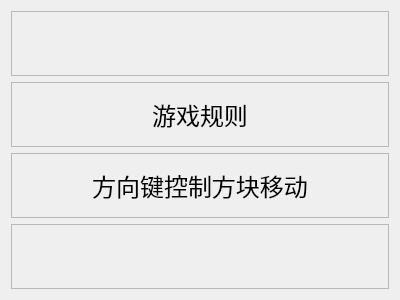
<?xml version="1.0" encoding="UTF-8"?>
<ui version="4.0">
 <class>GameStart</class>
 <widget class="QDialog" name="GameStart">
  <property name="geometry">
   <rect>
    <x>0</x>
    <y>0</y>
    <width>400</width>
    <height>300</height>
   </rect>
  </property>
  <property name="windowTitle">
   <string>Dialog</string>
  </property>
  <layout class="QVBoxLayout" name="verticalLayout">
   <item>
    <widget class="QFrame" name="frame">
     <property name="frameShape">
      <enum>QFrame::StyledPanel</enum>
     </property>
     <property name="frameShadow">
      <enum>QFrame::Raised</enum>
     </property>
    </widget>
   </item>
   <item>
    <widget class="QFrame" name="frame_2">
     <property name="font">
      <font>
       <family>华文行楷</family>
      </font>
     </property>
     <property name="frameShape">
      <enum>QFrame::StyledPanel</enum>
     </property>
     <property name="frameShadow">
      <enum>QFrame::Raised</enum>
     </property>
     <layout class="QVBoxLayout" name="verticalLayout_3">
      <item>
       <widget class="QLabel" name="label_3">
        <property name="font">
         <font>
          <family>华文行楷</family>
          <pointsize>18</pointsize>
         </font>
        </property>
        <property name="text">
         <string>游戏规则</string>
        </property>
        <property name="alignment">
         <set>Qt::AlignCenter</set>
        </property>
       </widget>
      </item>
     </layout>
    </widget>
   </item>
   <item>
    <widget class="QFrame" name="frame_3">
     <property name="font">
      <font>
       <family>华文行楷</family>
      </font>
     </property>
     <property name="frameShape">
      <enum>QFrame::StyledPanel</enum>
     </property>
     <property name="frameShadow">
      <enum>QFrame::Raised</enum>
     </property>
     <layout class="QVBoxLayout" name="verticalLayout_4">
      <item>
       <widget class="QLabel" name="label_4">
        <property name="font">
         <font>
          <family>华文行楷</family>
          <pointsize>18</pointsize>
         </font>
        </property>
        <property name="text">
         <string>方向键控制方块移动</string>
        </property>
        <property name="alignment">
         <set>Qt::AlignCenter</set>
        </property>
       </widget>
      </item>
     </layout>
    </widget>
   </item>
   <item>
    <widget class="QFrame" name="frame_4">
     <property name="frameShape">
      <enum>QFrame::StyledPanel</enum>
     </property>
     <property name="frameShadow">
      <enum>QFrame::Raised</enum>
     </property>
    </widget>
   </item>
  </layout>
 </widget>
 <resources/>
 <connections/>
</ui>
